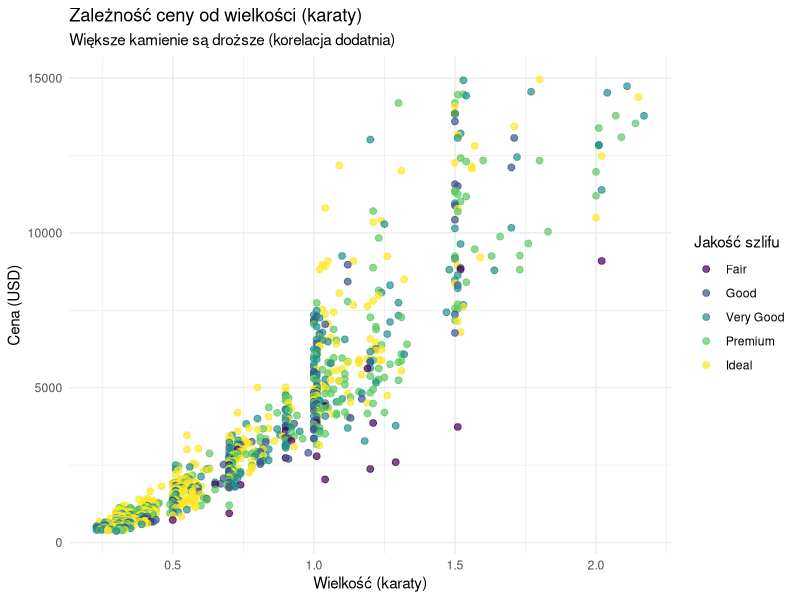
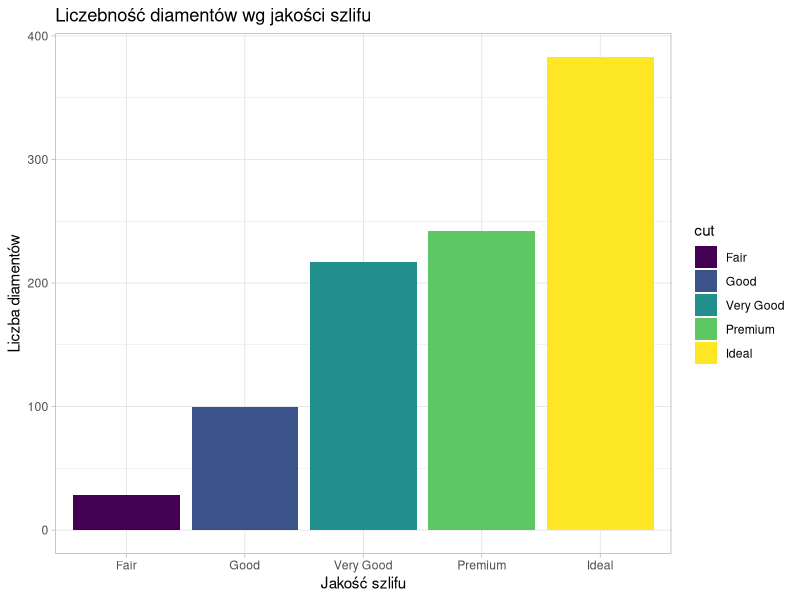
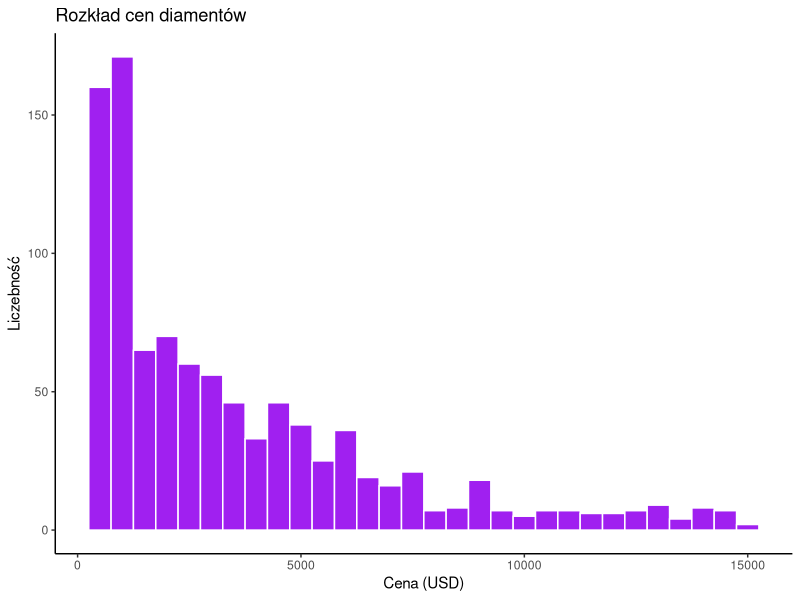

The R script that drew these images, in order:
## ---- chunk 1
library(tidyverse)
library(ggplot2)
## ---- chunk 2
data(diamonds)

set.seed(123) #ziarno losowosci dla powtarzalnosci wyników

diamenty <- diamonds %>%
  sample_n(1000) %>%                           #losowanie 1000 sztuk
  select(price, carat, cut, color) %>%         #wybranie cech, które potrzebuje
  filter(price < 15000) %>%
  mutate(cena_za_karat = price / carat) %>%    #filtrowanie danych na podstawie ceny
  arrange(desc(price))                         #sortowanie od najdroższego

head(diamenty)
## ---- chunk 3
tabela_cen <- diamenty %>%
  group_by(cut) %>%
  summarise(
    Srednia_Cena = mean(price),
    Srednia_Wielkosc = mean(carat),
    Liczba_Sztuk = n()
  ) %>%
  arrange(desc(Srednia_Cena))

tabela_cen
## ---- chunk 4
ggplot(diamenty, aes(x = carat, y = price, color = cut)) +
  geom_point(alpha = 0.7, size = 2) +
  labs(
    title = "Zależność ceny od wielkości (karaty)",
    subtitle = "Większe kamienie są droższe (korelacja dodatnia)",
    x = "Wielkość (karaty)",
    y = "Cena (USD)",
    color = "Jakość szlifu"
  ) +
  theme_minimal()
## ---- chunk 5
ggplot(diamenty, aes(x = cut, fill = cut)) +
  geom_bar() +
  labs(
    title = "Liczebność diamentów wg jakości szlifu",
    x = "Jakość szlifu",
    y = "Liczba diamentów"
  ) +
  theme_light()
## ---- chunk 6
ggplot(diamenty, aes(x = price)) +
  geom_histogram(binwidth = 500, fill = "purple", color = "white") +
  labs(
    title = "Rozkład cen diamentów",
    x = "Cena (USD)",
    y = "Liczebność"
  ) +
  theme_classic()
